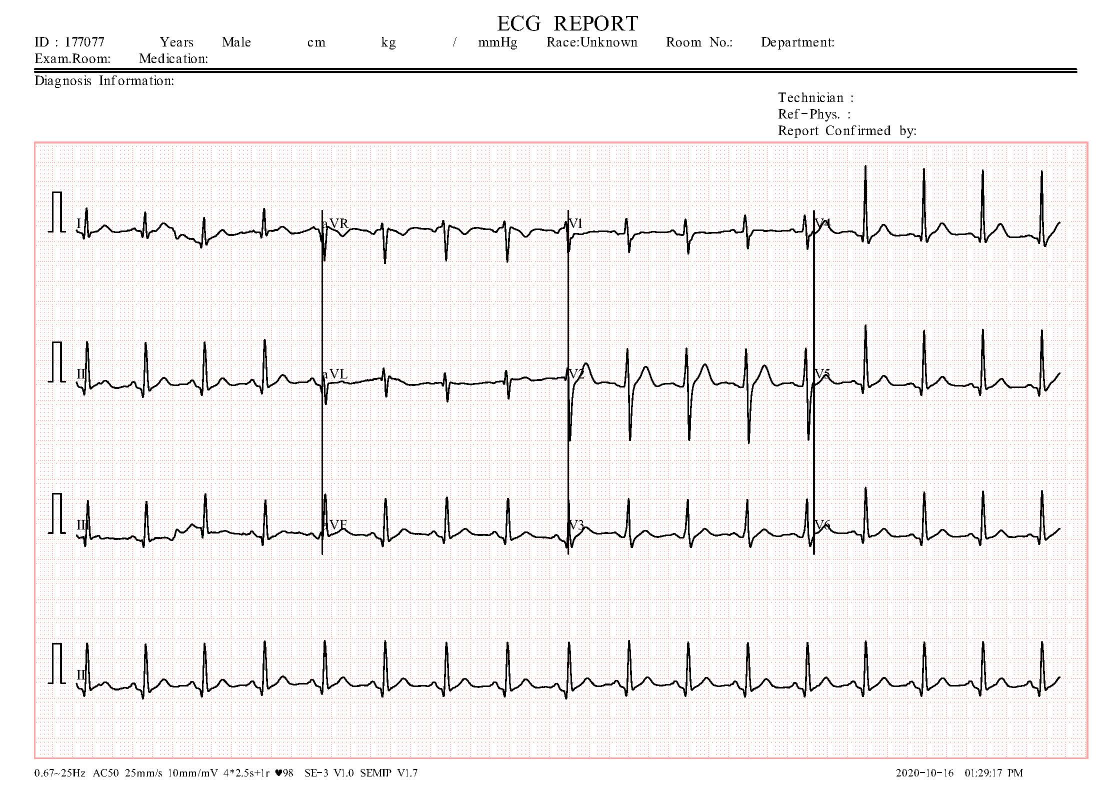
#> input picture ECG Images of Patient that have abnormal heartbeat (233x12=2796)/HB(100).jpg, 2213 x 1572 px (shown at 1/2 size)
$ python preprocess.py --image '../ECG Images of Patient that have abnormal heartbeat (233x12=2796)/HB(100).jpg'
#> lines starting #> are read from the running program, lines starting #| are printed output that depends on the picture
import os
import cv2
import argparse

def split_13_leads_from_image(image_path, save_dir="temp_leads", auto_resize=True):
    """
    Extracts 12 standard leads + 1 long lead II rhythm strip from a standard ECG sheet.
    Expected raw resolution: 2213x1572.
    """
#> called with save_dir = 'temp_leads', auto_resize = True
    # Load image
    image = cv2.imread(image_path)
#> image is the input picture: shape (1572, 2213, 3); mean B, G, R 239.2, 239.5, 241.8
    if image is None:
        raise ValueError(f"Could not load image from: {image_path}")

    # Auto-resize if it doesn't match the standard dimensions
    h, w, _ = image.shape
#> h = 1572; w = 2213
    if (w != 2213 or h != 1572) and auto_resize:
        print(f"⚠️ Image size ({w}x{h}) does not match expected (2213x1572). Auto-resizing...")
        image = cv2.resize(image, (2213, 1572))

    os.makedirs(save_dir, exist_ok=True)

    # Crop coordinates (y1:y2, x1:x2) for 2213x1572 resolution
    Lead_1  = image[300:600, 150:643]
    Lead_2  = image[300:600, 646:1135]
    Lead_3  = image[300:600, 1140:1625]
    Lead_4  = image[300:600, 1630:2125]

    Lead_5  = image[600:900, 150:643]
    Lead_6  = image[600:900, 646:1135]
    Lead_7  = image[600:900, 1140:1625]
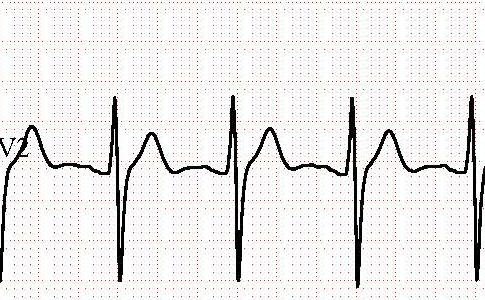
#> Lead_7: shape (300, 485, 3); mean B, G, R 233.9, 234.2, 236.5
    Lead_8  = image[600:900, 1630:2125]
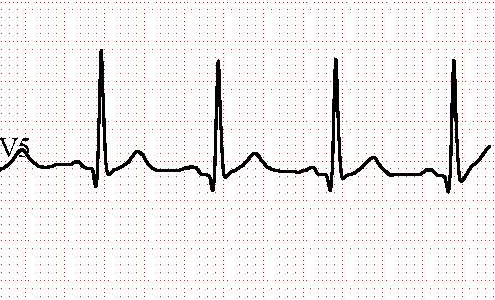
#> Lead_8: shape (300, 495, 3); mean B, G, R 237.1, 237.4, 239.8

    Lead_9  = image[900:1200, 150:643]
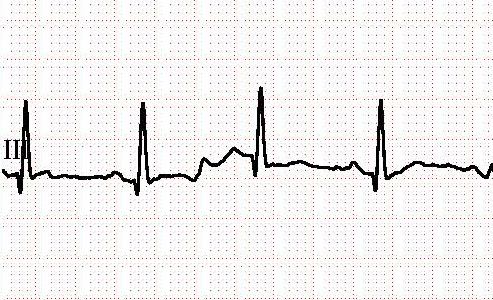
#> Lead_9: shape (300, 493, 3); mean B, G, R 238.8, 239.1, 241.4
    Lead_10 = image[900:1200, 646:1135]
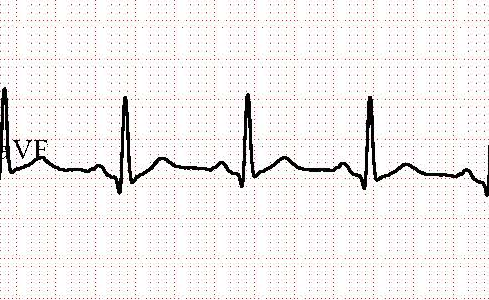
#> Lead_10: shape (300, 489, 3); mean B, G, R 238.4, 238.8, 241.3
    Lead_11 = image[900:1200, 1140:1625]
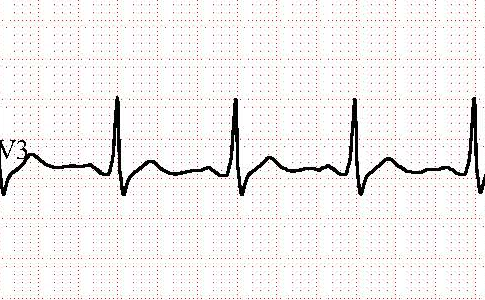
#> Lead_11: shape (300, 485, 3); mean B, G, R 238.7, 239, 241.3
    Lead_12 = image[900:1200, 1630:2125]
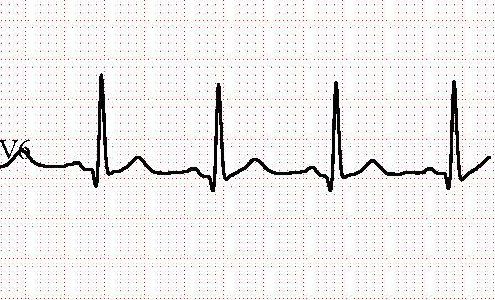
#> Lead_12: shape (300, 495, 3); mean B, G, R 238.2, 238.5, 240.9

    Lead_13 = image[1250:1480, 150:2125]  # Long Lead II
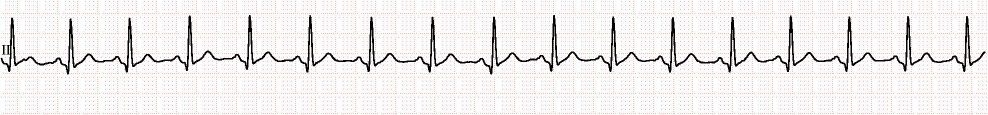
#> Lead_13: shape (230, 1975, 3) (shown at 1/2 size); mean B, G, R 235.2, 235.6, 238.1

    lead_images = [
        Lead_1, Lead_2, Lead_3, Lead_4,
        Lead_5, Lead_6, Lead_7, Lead_8,
        Lead_9, Lead_10, Lead_11, Lead_12,
        Lead_13
    ]

    lead_names = [
        "01_I", "02_aVR", "03_V1", "04_V4",
        "05_II", "06_aVL", "07_V2", "08_V5",
        "09_III", "10_aVF", "11_V3", "12_V6",
        "13_Lead_II_rhythm"
    ]

    for img, name in zip(lead_images, lead_names):
        out_path = os.path.join(save_dir, f"{name}.png")
        cv2.imwrite(out_path, img)
#> this loop made 13 passes
#> name on passes 1 to 12: '01_I', '02_aVR', '03_V1', '04_V4', '05_II', '06_aVL', '07_V2', '08_V5', '09_III', '10_aVF', '11_V3', '12_V6'

    print(f"✅ 13 ECG leads extracted and saved to: {save_dir}")
#| ✅ 13 ECG leads extracted and saved to: temp_leads

if __name__ == "__main__":
    parser = argparse.ArgumentParser(description="Extract 13 leads from raw ECG sheets.")
    parser.add_argument("--image", required=True, help="Path to raw ECG sheet image")
    parser.add_argument("--outdir", default="temp_leads", help="Directory to save extracted leads")
    parser.add_argument("--no-resize", action="store_false", dest="resize", help="Disable auto-resizing to 2213x1572")
    args = parser.parse_args()

    split_13_leads_from_image(args.image, args.outdir, args.resize)

$ run again, on ECG Images of Patient that have abnormal heartbeat (233x12=2796)/HB(103).jpg
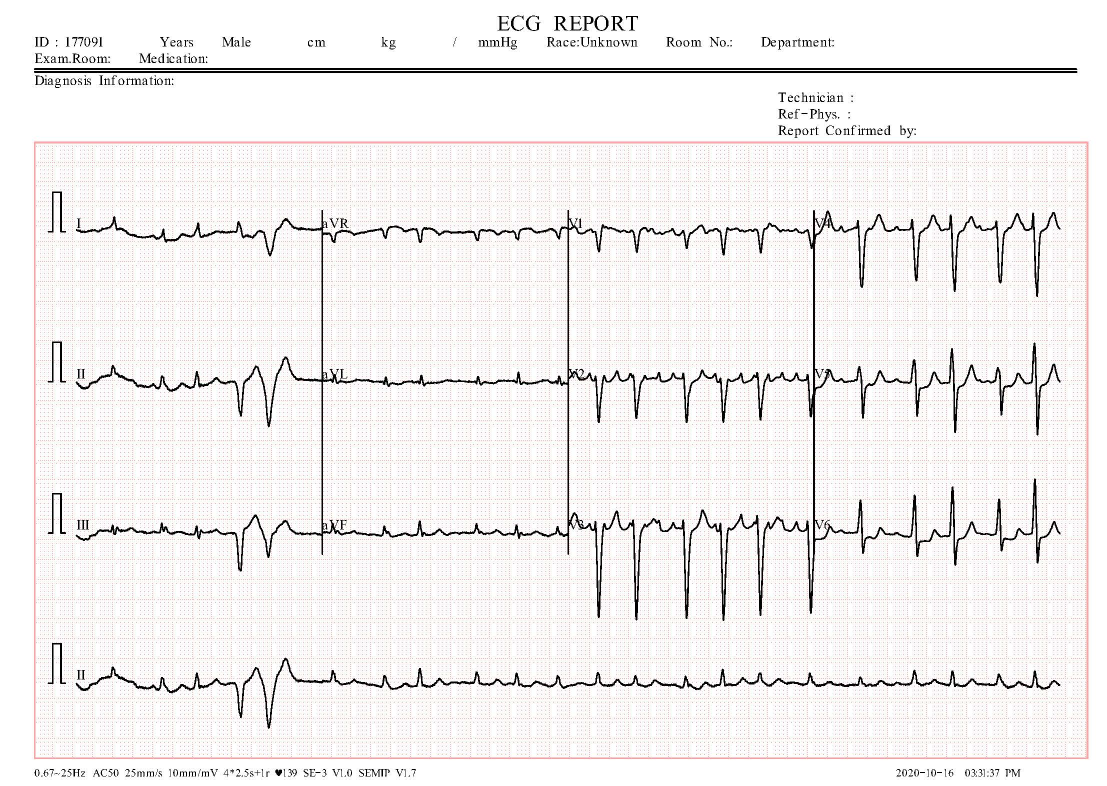
#> input picture ECG Images of Patient that have abnormal heartbeat (233x12=2796)/HB(103).jpg, 2213 x 1572 px (shown at 1/2 size)
#> in split_13_leads_from_image, image is the input picture: shape (1572, 2213, 3); mean B, G, R 239.5, 239.8, 242.1
#> in split_13_leads_from_image, `Lead_12 = image[900:1200, 1630:2125]`:
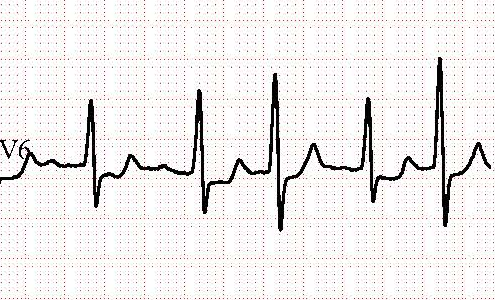
#> Lead_12: shape (300, 495, 3); mean B, G, R 235.7, 236, 238.4
#> in split_13_leads_from_image, `Lead_13 = image[1250:1480, 150:2125]`:
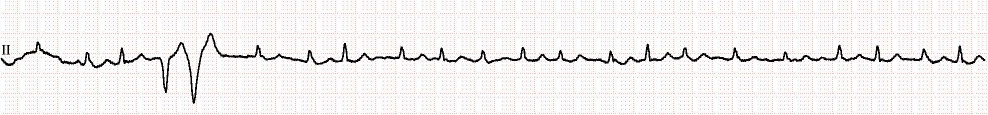
#> Lead_13: shape (230, 1975, 3) (shown at 1/2 size); mean B, G, R 238.7, 239.1, 241.6
#> the loop in split_13_leads_from_image, `for img, name in zip(lead_images, lead_names):` made 13 passes
#> name on passes 1 to 8: '01_I', '02_aVR', '03_V1', '04_V4', '05_II', '06_aVL', '07_V2', '08_V5'
#| ✅ 13 ECG leads extracted and saved to: temp_leads

$ run again, on ECG Images of Patient that have abnormal heartbeat (233x12=2796)/HB(107).jpg
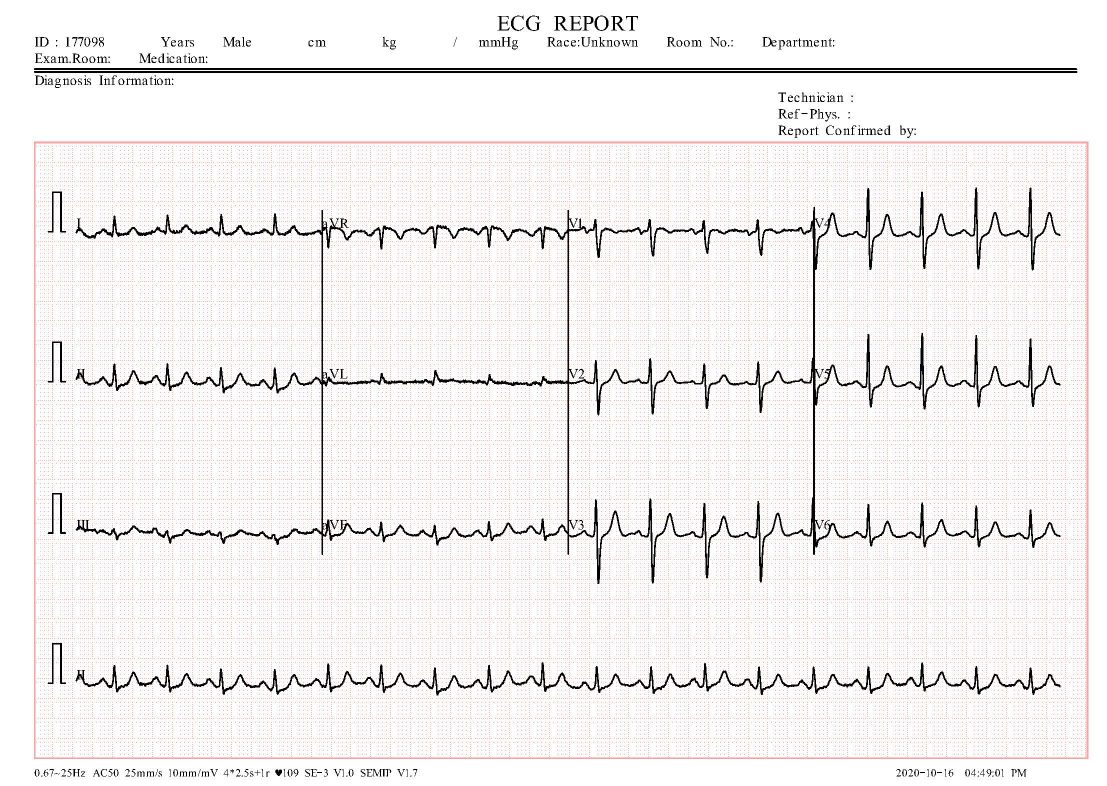
#> input picture ECG Images of Patient that have abnormal heartbeat (233x12=2796)/HB(107).jpg, 2213 x 1572 px (shown at 1/2 size)
#> in split_13_leads_from_image, image is the input picture: shape (1572, 2213, 3); mean B, G, R 239.4, 239.7, 242
#> in split_13_leads_from_image, `Lead_12 = image[900:1200, 1630:2125]`:
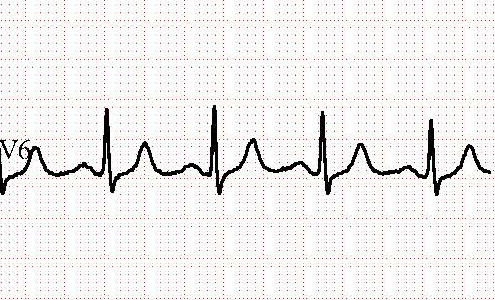
#> Lead_12: shape (300, 495, 3); mean B, G, R 238.2, 238.4, 240.9
#> in split_13_leads_from_image, `Lead_13 = image[1250:1480, 150:2125]`:
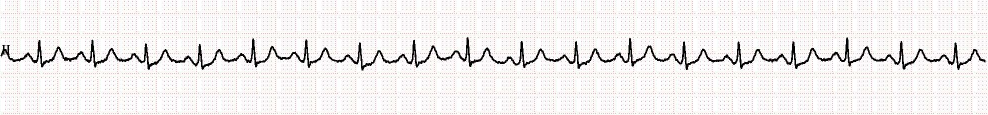
#> Lead_13: shape (230, 1975, 3) (shown at 1/2 size); mean B, G, R 237, 237.4, 239.9
#> the loop in split_13_leads_from_image, `for img, name in zip(lead_images, lead_names):` made 13 passes
#> name on passes 1 to 8: '01_I', '02_aVR', '03_V1', '04_V4', '05_II', '06_aVL', '07_V2', '08_V5'
#| ✅ 13 ECG leads extracted and saved to: temp_leads
